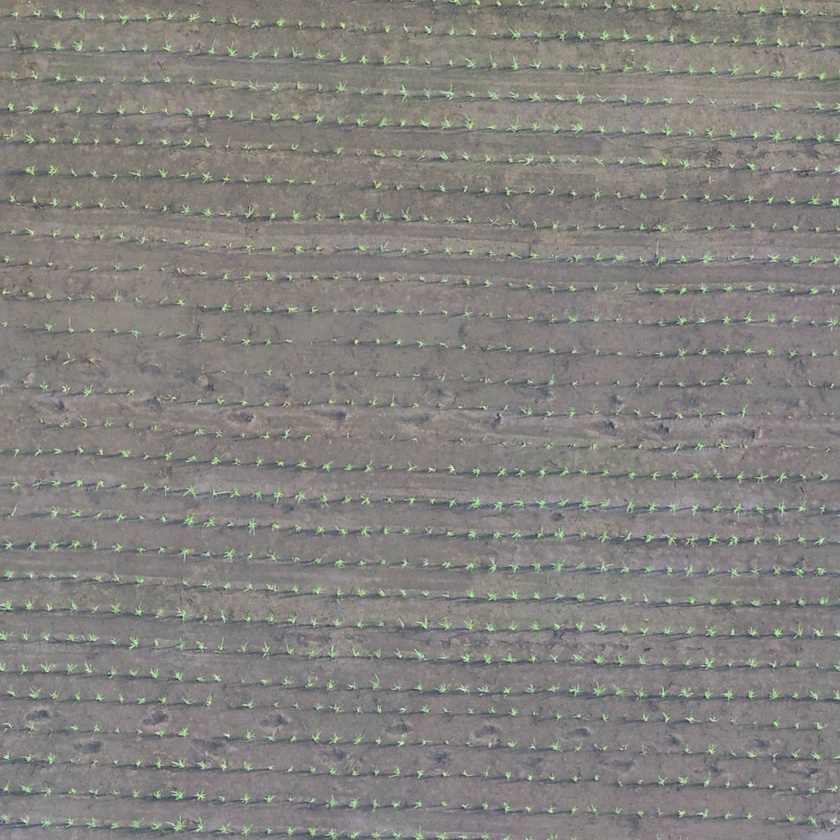
#> input picture datasets/aipal-nchu_RiceSeedlingDataset/images/3.jpg, 840 x 840 px, shrunk from 1527 x 1527 before the run, given in place of double_plant_test.png, which was not available
$ jupyter execute --allow-errors superimage.ipynb
#> lines starting #> are read from the running program, lines starting #| are printed output that depends on the picture; pictures that were not available may be replaced by others from this repository, and a replacement may not be noted
[cell 1]
from google.colab import files
uploaded = files.upload()
#> the answer given: 3.jpg

[cell 2]
from io import BytesIO
from PIL import Image
import cv2

cv2_image = cv2.imread("double_plant_test.png")
#> cv2_image is the input picture: shape (840, 840, 3); mean B, G, R 126.1, 130, 132.2
#> (the rest of this cell did not finish here and is left out)

[cell 3]
from skimage.segmentation import slic
from skimage.segmentation import mark_boundaries
from skimage.util import img_as_float
from skimage.color import lab2rgb
from skimage.color import rgb2lab
import numpy as np
import matplotlib.pyplot as plt
import cv2

cv2_rgb_image = cv2.cvtColor(cv2_image, cv2.COLOR_BGR2RGB)

# Convert image to L*a*b color space
image_lab = rgb2lab(cv2_rgb_image)
#> image_lab: shape (840, 840, 3) float64; mean of channels 0, 1, 2 54.4, 0.2, 2.4

# Perform superpixel segmentation using SLIC
segments = slic(cv2_rgb_image, n_segments=250, compactness=10, sigma=1, multichannel = True)
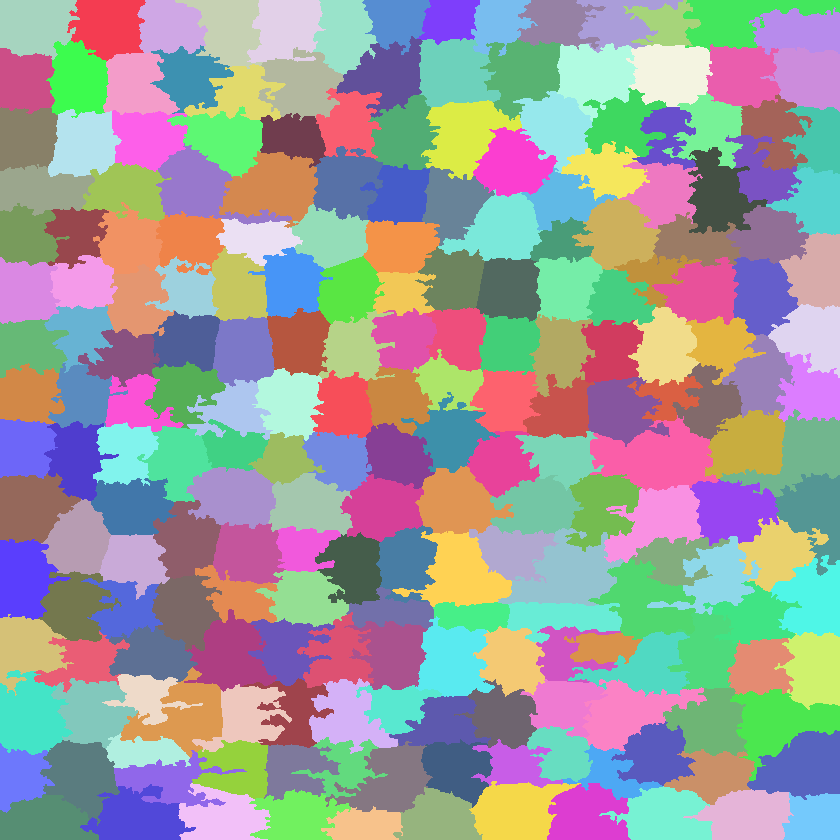
#> segments: shape (840, 840) int64; 219 distinct labels, from 1 to 219; one colour per label, 0 black

# Initialize empty lists to store L, A, B mean values
L_means = []
A_means = []
B_means = []

# Iterate over all segments
for i in range(segments.max() + 1):
    # Extract L, A, B channels
    L = image_lab[:, :, 0][segments == i]
    A = image_lab[:, :, 1][segments == i]
    B = image_lab[:, :, 2][segments == i]

    # Compute mean L, A, B values
    L_mean = np.mean(L)
    A_mean = np.mean(A)
    B_mean = np.mean(B)

    # Append mean values to lists
    L_means.append(L_mean)
    A_means.append(A_mean)
    B_means.append(B_mean)
#> this loop made 220 passes
#> (L_mean, A_mean, B_mean) on passes 1 to 3: (nan, nan, nan), (53.43, -1.13, 5.98), (55.45, -1.21, 5.83)
#> after the loop, A_means = 220 items, first 6: nan, -1.13, -1.21, -1.11, -0.193, -1.17; B_means = 220 items, first 6: nan, 5.98, 5.83, 6.71, 4.96, 5.72; L_means = 220 items, first 6: nan, 53.43, 55.45, 56.17, 52.88, 52.88

# Print mean values for each superpixel
for i in range(len(L_means)):
    print("Superpixel", i + 1, ":")
    print("L:", L_means[i])
    print("A:", A_means[i])
    print("B:", B_means[i])
#> this loop made 220 passes
#> (printed output is left out)

# Overlay superpixel boundaries on original image
#> (the rest of this cell did not finish here and is left out)


$ run again, on datasets/aipal-nchu_RiceSeedlingDataset/images/4.jpg
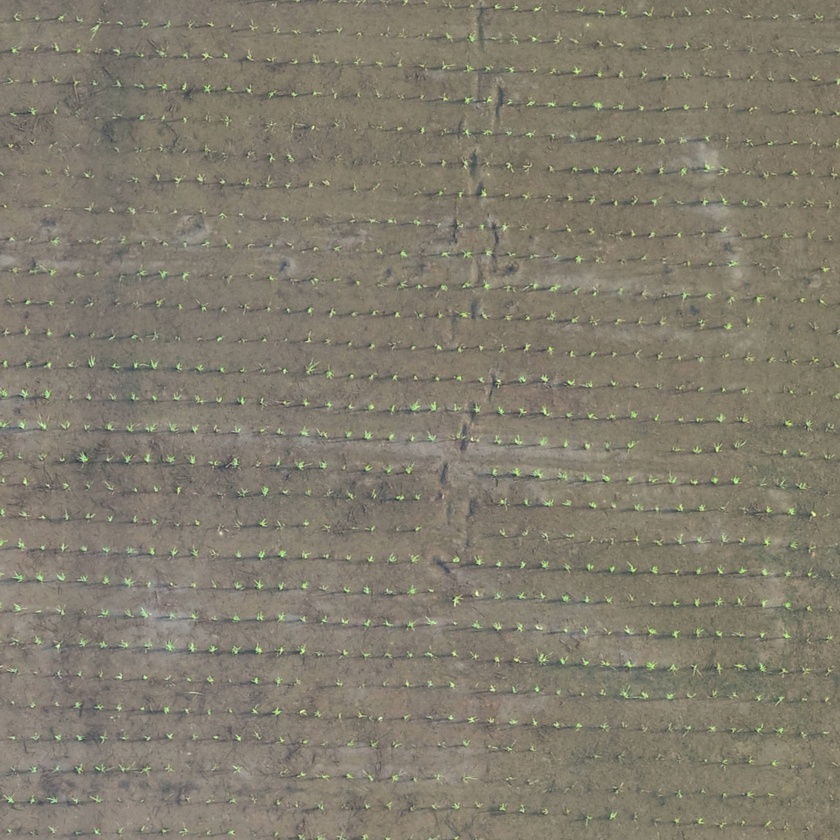
#> input picture datasets/aipal-nchu_RiceSeedlingDataset/images/4.jpg, 840 x 840 px, shrunk from 1527 x 1527 before the run, given in place of double_plant_test.png, which was not available
#> cv2_image is the input picture: shape (840, 840, 3); mean B, G, R 109.9, 124.6, 130.2
#> image_lab: shape (840, 840, 3) float64; mean of channels 0, 1, 2 52.3, -0.5, 8.8
#> `segments = slic(cv2_rgb_image, n_segments=250, compactness=10, sigma=1..`:
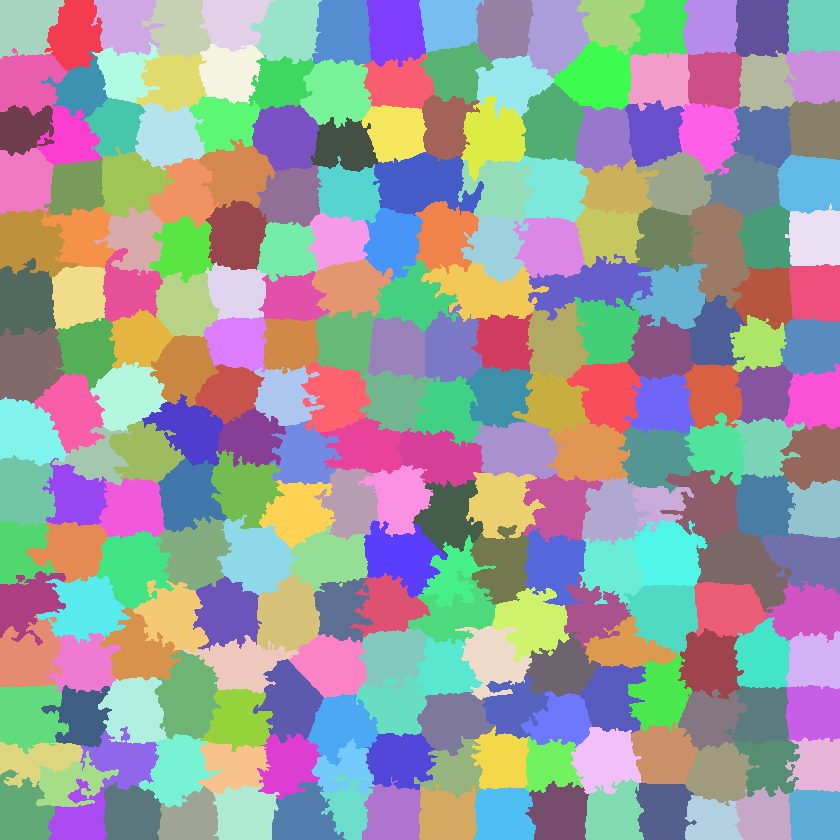
#> segments: shape (840, 840) int64; 238 distinct labels, from 1 to 238; one colour per label, 0 black
#> the loop `for i in range(segments.max() + 1):` made 239 passes
#> (L_mean, A_mean, B_mean) on passes 1 to 3: (nan, nan, nan), (51.78, -0.299, 7.62), (52.74, -0.497, 8.47)
#> after the loop `for i in range(segments.max() + 1):`: A_means = 239 items, first 6: nan, -0.299, -0.497, -0.3, -0.272, 0.474; B_means = 239 items, first 6: nan, 7.62, 8.47, 6.39, 8.08, 8.07; L_means = 239 items, first 6: nan, 51.78, 52.74, 49.46, 52.44, 50.79
#> the loop `for i in range(len(L_means)):` made 239 passes
#> (printed output is left out)

$ run again, on datasets/aipal-nchu_RiceSeedlingDataset/images/5.jpg
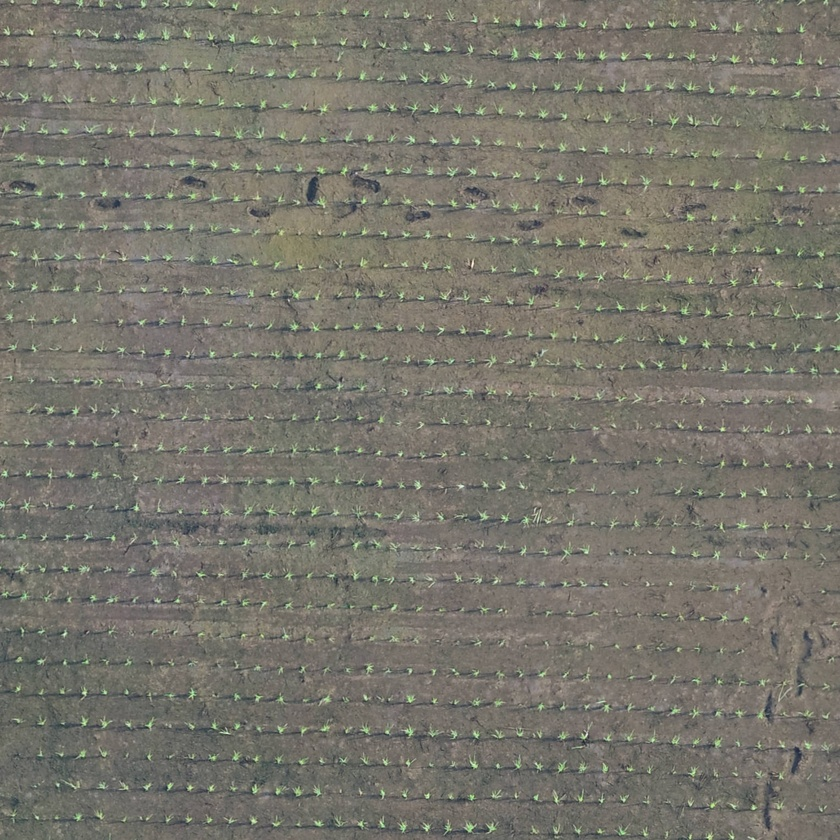
#> input picture datasets/aipal-nchu_RiceSeedlingDataset/images/5.jpg, 840 x 840 px, shrunk from 1527 x 1527 before the run, given in place of double_plant_test.png, which was not available
#> cv2_image is the input picture: shape (840, 840, 3); mean B, G, R 107.4, 117.5, 119.4
#> image_lab: shape (840, 840, 3) float64; mean of channels 0, 1, 2 49.2, -1.1, 5.8
#> `segments = slic(cv2_rgb_image, n_segments=250, compactness=10, sigma=1..`:
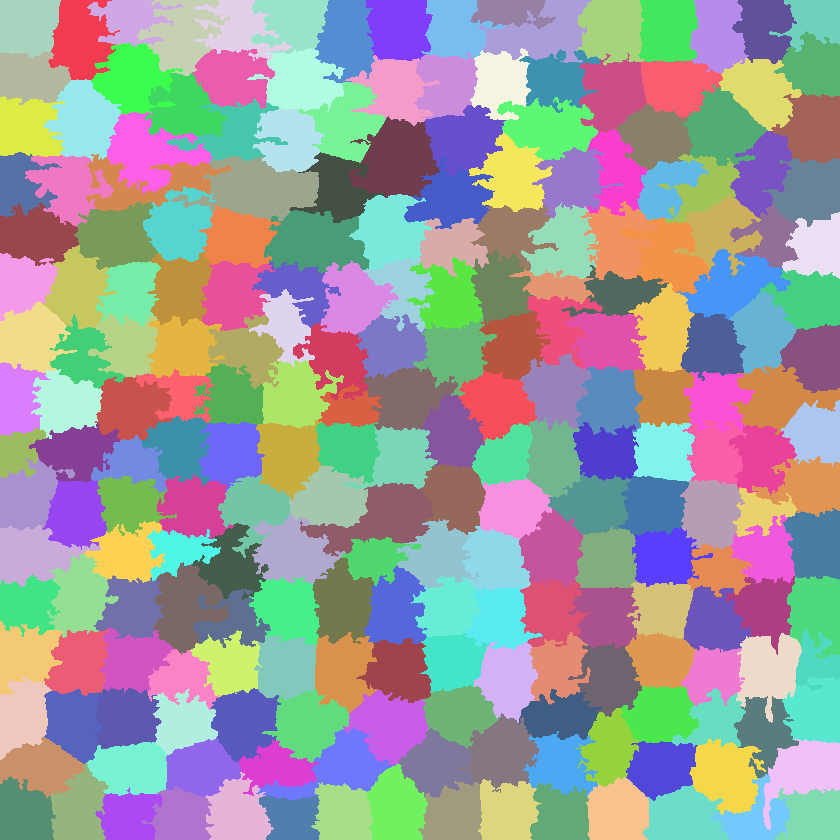
#> segments: shape (840, 840) int64; 228 distinct labels, from 1 to 228; one colour per label, 0 black
#> the loop `for i in range(segments.max() + 1):` made 229 passes
#> (L_mean, A_mean, B_mean) on passes 1 to 3: (nan, nan, nan), (49.95, -0.218, 6.66), (50.91, -1.84, 5.43)
#> after the loop `for i in range(segments.max() + 1):`: A_means = 229 items, first 6: nan, -0.218, -1.84, -2.33, -4.03, -3.14; B_means = 229 items, first 6: nan, 6.66, 5.43, 2.94, 7.98, 6.71; L_means = 229 items, first 6: nan, 49.95, 50.91, 45.25, 54.53, 49.02
#> the loop `for i in range(len(L_means)):` made 229 passes
#> (printed output is left out)
